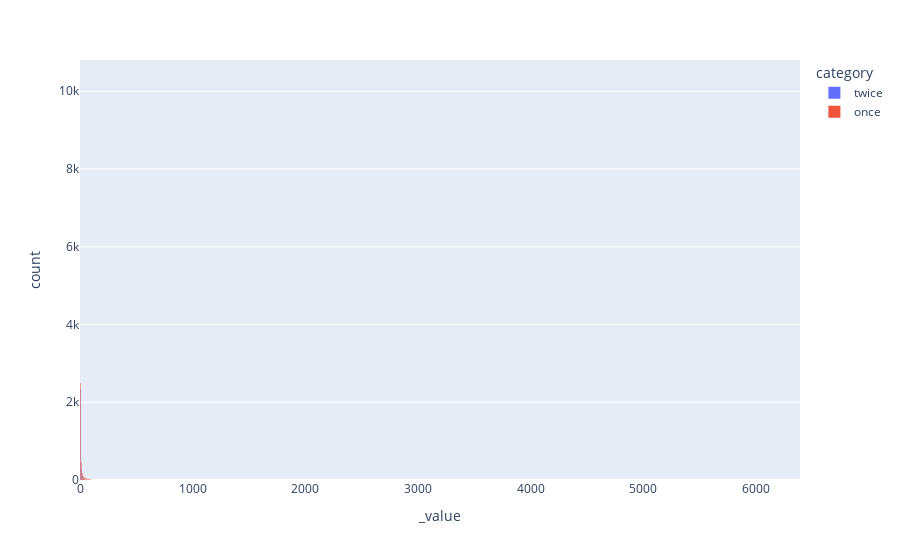

Source (notebook cell):
### Code cell
px.histogram(comp_net_degree, color='category', barmode='overlay')

### Figure 1 — Plotly figure (JSON) as saved in the notebook; plotly's stock layout.template omitted (floating-point values rounded to 4 significant figures; data arrays with more than 128 entries replaced by an {"elided": "..."} marker saying what was removed)
{"data": [{"alignmentgroup": "True", "bingroup": "x", "hovertemplate": "category=twice<br>_value=%{x}<br>count=%{y}<extra></extra>", "legendgroup": "twice", "marker": {"color": "#636efa", "opacity": 0.5, "pattern": {"shape": ""}}, "name": "twice", "offsetgroup": "twice", "orientation": "v", "showlegend": true, "type": "histogram", "x": {"elided": "23130 int values"}, "xaxis": "x", "yaxis": "y"}, {"alignmentgroup": "True", "bingroup": "x", "hovertemplate": "category=once<br>_value=%{x}<br>count=%{y}<extra></extra>", "legendgroup": "once", "marker": {"color": "#EF553B", "opacity": 0.5, "pattern": {"shape": ""}}, "name": "once", "offsetgroup": "once", "orientation": "v", "showlegend": true, "type": "histogram", "x": {"elided": "21355 int values"}, "xaxis": "x", "yaxis": "y"}], "layout": {"barmode": "overlay", "legend": {"title": {"text": "category"}, "tracegroupgap": 0}, "margin": {"t": 60}, "xaxis": {"anchor": "y", "domain": [0, 1], "title": {"text": "_value"}}, "yaxis": {"anchor": "x", "domain": [0, 1], "title": {"text": "count"}}}}
